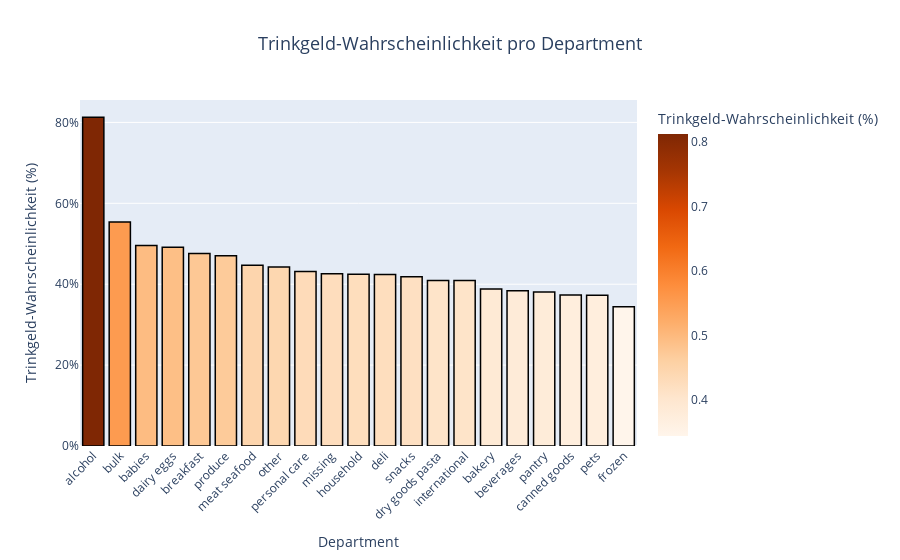

Source (notebook cell):
### Code cell
# Datenart: Nach Department gruppieren
df_department_tip = df_merged.groupby('department')['tip'].mean().reset_index()

# Visualisierung mit Plotly Express, als Balkendiagramm
fig_department_tip = px.bar(df_department_tip.sort_values('tip', ascending=False), 
             x='department', y='tip', 
             title="Trinkgeld-Wahrscheinlichkeit pro Department",
             labels={'tip': 'Trinkgeld-Wahrscheinlichkeit (%)', 'department': 'Department'},
             color='tip', color_continuous_scale='oranges'
)
# Achsentitel und Layout anpassen
fig_department_tip.update_layout(
    title_font=dict(size=18),  # Größerer Titel
    title_x=0.5,               # Titel horizontal zentrieren
    xaxis_tickangle=-45,
    yaxis_tickformat=".0%",  # Prozentformat mit einer Dezimalstelle
    yaxis=dict(dtick=0.2)    # Schritte in 20er-Intervallen# Schritte in 20er-Intervallen
)

# Linien und optische Anpassungen
fig_department_tip.update_traces(marker_line_width=1.5, marker_line_color="black")

# Tooltips erweitern
fig_department_tip.update_traces(hovertemplate="<b>Department:</b> %{x}<br>" +
                                "<b>Trinkgeld-Wahrscheinlichkeit:</b> %{y:.2%}")

# Diagramm anzeigen
fig_department_tip.show()

### Figure 1 — Plotly figure (JSON) as saved in the notebook; plotly's stock layout.template omitted (floating-point values rounded to 4 significant figures)
{"data": [{"alignmentgroup": "True", "hovertemplate": "<b>Department:</b> %{x}<br><b>Trinkgeld-Wahrscheinlichkeit:</b> %{y:.2%}", "legendgroup": "", "marker": {"color": [0.8126, 0.5539, 0.4959, 0.4911, 0.4758, 0.4701, 0.447, 0.4427, 0.4312, 0.4261, 0.4249, 0.4238, 0.4187, 0.4095, 0.4092, 0.3884, 0.3837, 0.3805, 0.3734, 0.3729, 0.3444], "coloraxis": "coloraxis", "line": {"color": "black", "width": 1.5}, "pattern": {"shape": ""}}, "name": "", "offsetgroup": "", "orientation": "v", "showlegend": false, "textposition": "auto", "type": "bar", "x": ["alcohol", "bulk", "babies", "dairy eggs", "breakfast", "produce", "meat seafood", "other", "personal care", "missing", "household", "deli", "snacks", "dry goods pasta", "international", "bakery", "beverages", "pantry", "canned goods", "pets", "frozen"], "xaxis": "x", "y": [0.8126, 0.5539, 0.4959, 0.4911, 0.4758, 0.4701, 0.447, 0.4427, 0.4312, 0.4261, 0.4249, 0.4238, 0.4187, 0.4095, 0.4092, 0.3884, 0.3837, 0.3805, 0.3734, 0.3729, 0.3444], "yaxis": "y"}], "layout": {"barmode": "relative", "coloraxis": {"colorbar": {"title": {"text": "Trinkgeld-Wahrscheinlichkeit (%)"}}, "colorscale": [[0, "rgb(255,245,235)"], [0.125, "rgb(254,230,206)"], [0.25, "rgb(253,208,162)"], [0.375, "rgb(253,174,107)"], [0.5, "rgb(253,141,60)"], [0.625, "rgb(241,105,19)"], [0.75, "rgb(217,72,1)"], [0.875, "rgb(166,54,3)"], [1, "rgb(127,39,4)"]]}, "legend": {"tracegroupgap": 0}, "title": {"font": {"size": 18}, "text": "Trinkgeld-Wahrscheinlichkeit pro Department", "x": 0.5}, "xaxis": {"anchor": "y", "domain": [0, 1], "tickangle": -45, "title": {"text": "Department"}}, "yaxis": {"anchor": "x", "domain": [0, 1], "dtick": 0.2, "tickformat": ".0%", "title": {"text": "Trinkgeld-Wahrscheinlichkeit (%)"}}}}
